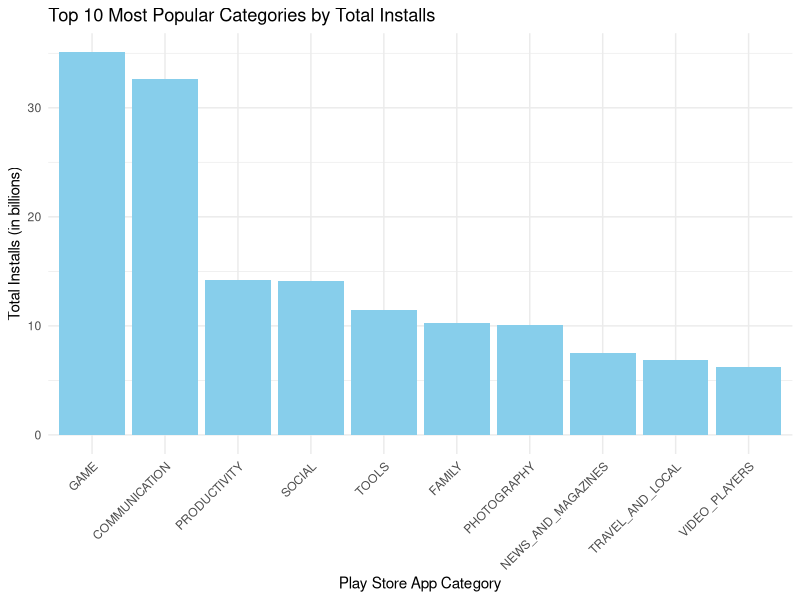

The R script that drew this image:
## ---- chunk 1

# libraries
library(ggplot2)
library(dplyr)

# The dataset
google_play_data <- read.csv("data/googleplaystore.csv")



# Summarizing installs by category
category_installs <- google_play_data %>%
  group_by(Category) %>%
  summarize(Total_Installs = sum(Installs, na.rm = TRUE)) %>%
  arrange(desc(Total_Installs))

# Get the top 10 categories
top_10_categories <- head(category_installs, 10)

# Convert installs to billions
top_10_categories <- top_10_categories %>%
  mutate(Total_Installs_Billions = Total_Installs / 1e9)

# Bar chart of the top 10 categories by total installs
ggplot(top_10_categories, aes(x = reorder(Category, -Total_Installs_Billions), y = Total_Installs_Billions)) +
  geom_bar(stat = "identity", fill = "skyblue") +
  labs(
    title = "Top 10 Most Popular Categories by Total Installs",
    x = "Play Store App Category",
    y = "Total Installs (in billions)"
  ) +
  theme_minimal() +
  theme(axis.text.x = element_text(angle = 45, hjust = 1))

